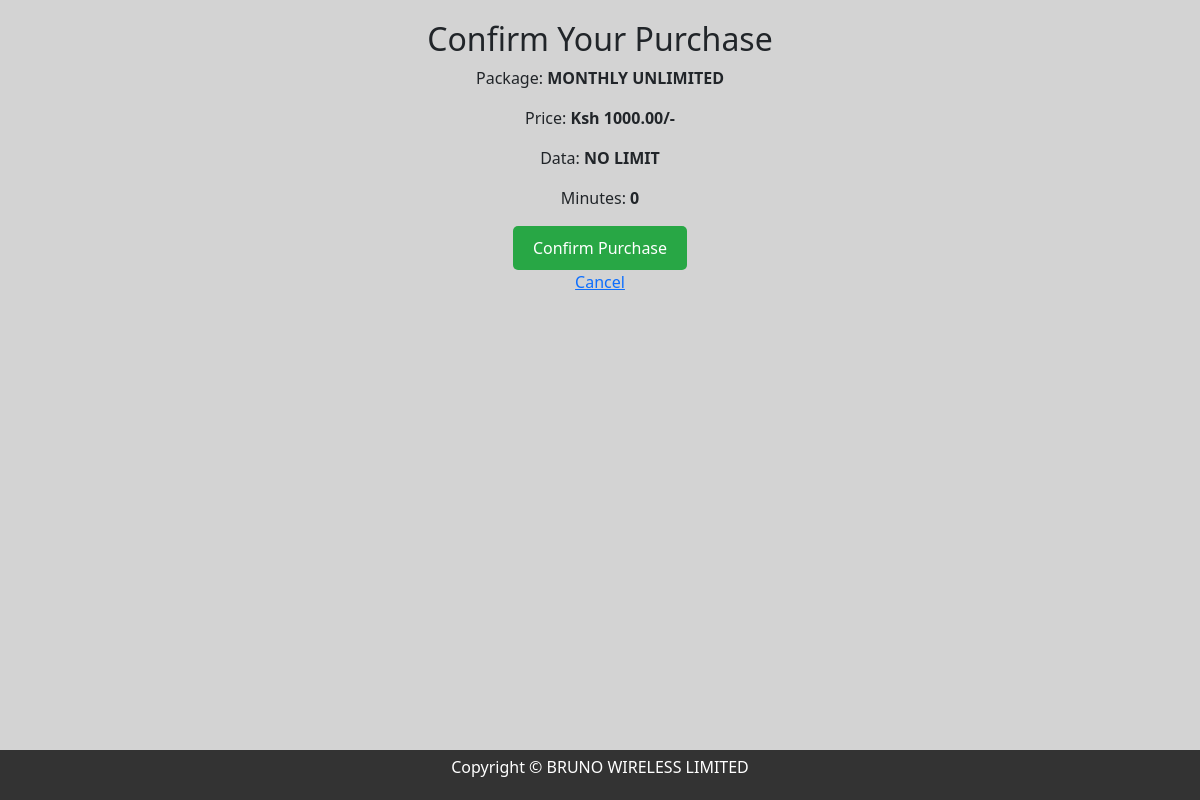
/purchase/2/, run on an earlier commit of the app's database.
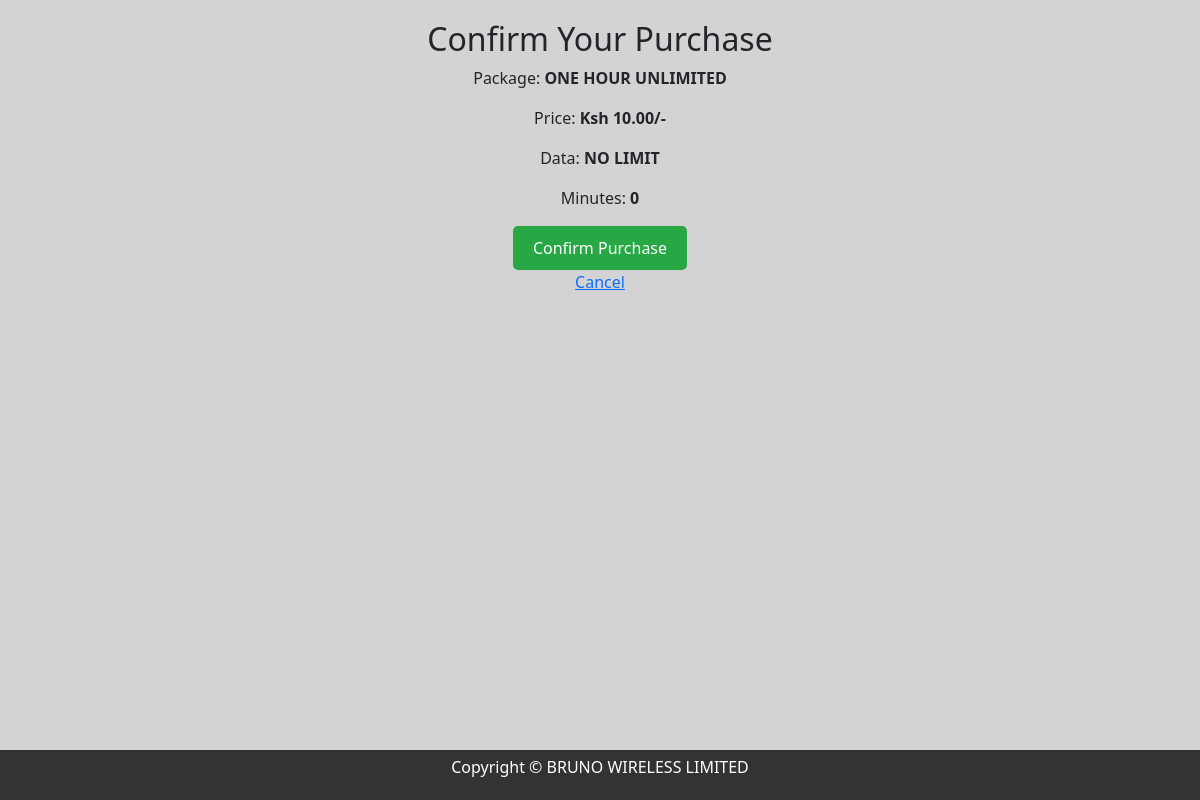
And on a later commit of the database.
### wifi/models.py (models this page shows, shortened)
class Package(models.Model):
    name = models.CharField(max_length=100)
    price = models.DecimalField(max_digits=10, decimal_places=2)
    data_limit = models.CharField(max_length=100)
    duration = models.CharField(max_length=50)
    minutes_limit = models.CharField(max_length=50, default=0)

### wifi/views.py (the view, shortened to what this page needs)
# urls.py: path('purchase/<int:package_id>/', views.purchase_plan, name='purchase_plan'),
def purchase_plan(request, package_id):
    package = get_object_or_404(Package, id=package_id)
    return render(request, 'wifi/purchase_confirmation.html', {'package': package})

### wifi/templates/wifi/purchase_confirmation.html (shortened to what this page needs)
{% extends 'wifi/base.html' %}
{% block content %}
<div class="confirmation-container">
    <h2>Confirm Your Purchase</h2>
    <p>Package: <strong>{{ package.name }}</strong></p>
    <p>Price: <strong>Ksh {{ package.price }}/-</strong></p>
    <p>Data: <strong>{{ package.data_limit }}</strong></p>
    <p>Minutes: <strong>{{ package.minutes_limit }}</strong></p>
    <form method="POST">
        <button type="submit" class="confirm-btn">Confirm Purchase</button>
    </form>
    <a href="{% url 'dashboard' %}">Cancel</a>
</div>
{% endblock %}

### wifi/templates/wifi/base.html (shortened to what this page needs)
{% load static %}
<!DOCTYPE html>
<html lang="en">
<head>
    <link href="https://cdn.jsdelivr.net/npm/bootstrap@5.1.3/dist/css/bootstrap.min.css" rel="stylesheet">
    <link rel="stylesheet" href="https://cdnjs.cloudflare.com/ajax/libs/font-awesome/6.0.0-beta3/css/all.min.css">
</head>
<body>
    <main class="container">
        {% block content %}{% endblock %}
    </main>
    <footer class="footer">
        <p>Copyright © BRUNO WIRELESS LIMITED</p>
    </footer>
</body>
</html>

### wifi/templates/wifi/base.html (style rules this page uses)
body { background-color: lightgrey; }
.footer { width: 100%; background-color: #333; color: white; text-align: center; padding: 5px; position: fixed; bottom: 0; }

### wifi/templates/wifi/purchase_confirmation.html (style rules this page uses)
.confirmation-container { text-align: center; padding: 20px; }
.confirm-btn { background-color: #28a745; color: white; padding: 10px 20px; border: none; border-radius: 5px; cursor: pointer; }

What changed in the data, as far as the page shows it:
changed Package "NO LIMIT": name "MONTHLY UNLIMITED" → "ONE HOUR UNLIMITED"; price "1000.00" → "10.00"
